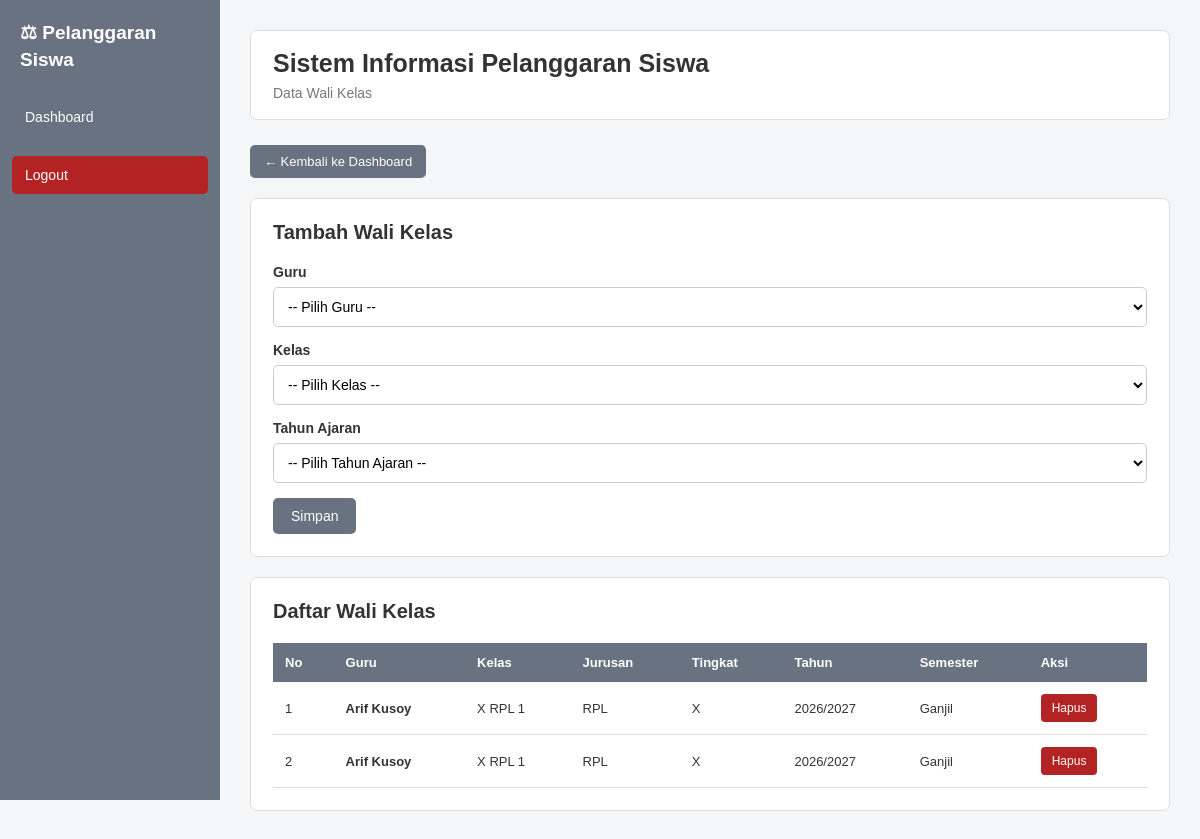
/wali_kelas.php (signed in), run on an earlier commit of the app's database.
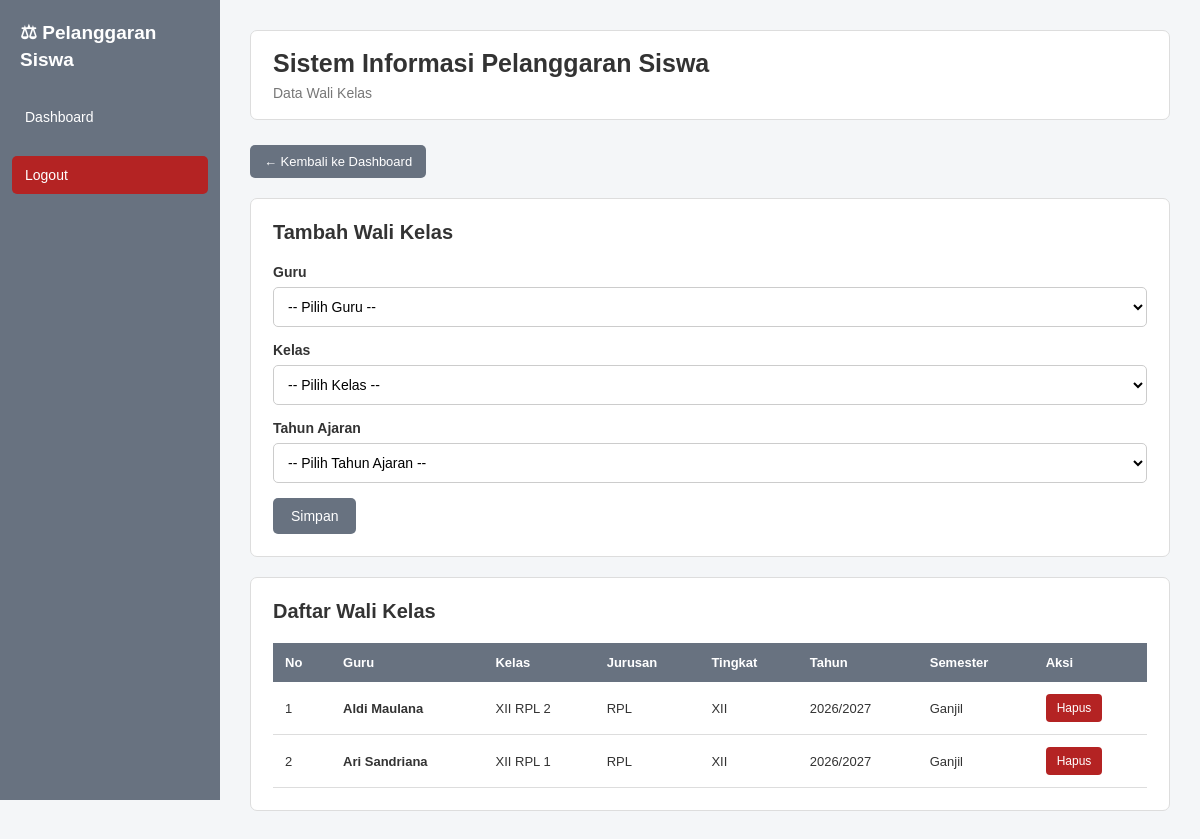
And on a later commit of the database.
### tables this page shows
CREATE TABLE `wali_kelas` (
  `id` int(11) NOT NULL,
  `guru_id` int(11) NOT NULL,
  `kelas_id` int(11) NOT NULL,
  `tahun_ajaran_id` int(11) NOT NULL
);

CREATE TABLE `guru` (
  `id` int(11) NOT NULL,
  `nip` varchar(30) NOT NULL,
  `nama` varchar(150) NOT NULL,
  `jenis_kelamin` char(1) DEFAULT NULL,
  `mata_pelajaran` varchar(100) DEFAULT NULL,
  `email` varchar(100) DEFAULT NULL,
  `no_hp` varchar(20) DEFAULT NULL,
  `alamat` text DEFAULT NULL,
  `status_aktif` tinyint(1) DEFAULT 1,
  `dibuat_pada` timestamp NOT NULL DEFAULT current_timestamp(),
  `diperbarui_pada` timestamp NOT NULL DEFAULT current_timestamp() ON UPDATE current_timestamp()
);

CREATE TABLE `kelas` (
  `id` int(11) NOT NULL,
  `nama_kelas` varchar(50) NOT NULL,
  `jurusan` varchar(100) DEFAULT NULL,
  `tingkat` varchar(10) DEFAULT NULL,
  `status_aktif` tinyint(1) DEFAULT 1
);

CREATE TABLE `tahun_ajaran` (
  `id` int(11) NOT NULL,
  `nama` varchar(100) DEFAULT NULL,
  `tanggal_mulai` date DEFAULT NULL,
  `tanggal_selesai` date DEFAULT NULL,
  `aktif` tinyint(1) DEFAULT 1,
  `tahun` varchar(20) NOT NULL,
  `semester` varchar(20) DEFAULT NULL,
  `status_aktif` tinyint(1) DEFAULT 1
);

### wali_kelas.php (the view, shortened to what this page needs)
<?php
include "database.php";
$query_wali = mysqli_query(
    $koneksi,
    "SELECT
        w.id,
        g.nama AS nama_guru,
        k.nama_kelas,
        k.jurusan,
        k.tingkat,
        ta.tahun,
        ta.semester
     FROM wali_kelas w
     INNER JOIN guru g
        ON w.guru_id = g.id
     INNER JOIN kelas k
        ON w.kelas_id = k.id
     INNER JOIN tahun_ajaran ta
        ON w.tahun_ajaran_id = ta.id
     ORDER BY w.id DESC"
);
?>
<!DOCTYPE html>
<html lang="id">
<head>
</head>
<body>
<div class="sidebar">
    <div class="sidebar-title">
        ⚖ Pelanggaran<br>
        Siswa
    </div>
    <a href="dashboard.php">
         Dashboard
    </a>
    <a href="logout.php" class="logout">
         Logout
    </a>
</div>
<div class="content">
    <div class="top-header">
        <h1>
            Sistem Informasi Pelanggaran Siswa
        </h1>
        <p>
            Data Wali Kelas
        </p>
    </div>
    <a href="dashboard.php" class="btn-kembali">
        ← Kembali ke Dashboard
    </a>
    <div class="box">
        <h2>
            Tambah Wali Kelas
        </h2>
        <form method="post">
            <div class="form-group">
                <label>
                    Guru
                </label>
                <select name="guru_id" required>
                    <option value="">
                        -- Pilih Guru --
                    </option>
                </select>
            </div>
            <div class="form-group">
                <label>
                    Kelas
                </label>
                <select name="kelas_id" required>
                    <option value="">
                        -- Pilih Kelas --
                    </option>
                </select>
            </div>
            <div class="form-group">
                <label>
                    Tahun Ajaran
                </label>
                <select name="tahun_ajaran_id" required>
                    <option value="">
                        -- Pilih Tahun Ajaran --
                    </option>
                </select>
            </div>
            <button
                type="submit"
                name="simpan"
                class="btn-simpan"
            >
                Simpan
            </button>
        </form>
    </div>
    <div class="box">
        <h2>
            Daftar Wali Kelas
        </h2>
        <div class="table-container">
            <table>
                <thead>
                    <tr>
                        <th>No</th>
                        <th>Guru</th>
                        <th>Kelas</th>
                        <th>Jurusan</th>
                        <th>Tingkat</th>
                        <th>Tahun</th>
                        <th>Semester</th>
                        <th>Aksi</th>
                    </tr>
                </thead>
                <tbody>
                <?php
                $no = 1;
                if (
                    $query_wali &&
                    mysqli_num_rows($query_wali) > 0
                ) {
                    while ($row = mysqli_fetch_assoc($query_wali)) {
                ?>
                    <tr>
                        <td>
                            <?= $no++; ?>
                        </td>
                        <td>
                            <b>
                                <?= htmlspecialchars(
                                    $row['nama_guru'] ?? '-'
                                ); ?>
                            </b>
                        </td>
                        <td>
                            <?= htmlspecialchars(
                                $row['nama_kelas'] ?? '-'
                            ); ?>
                        </td>
                        <td>
                            <?= htmlspecialchars(
                                $row['jurusan'] ?? '-'
                            ); ?>
                        </td>
                        <td>
                            <?= htmlspecialchars(
                                $row['tingkat'] ?? '-'
                            ); ?>
                        </td>
                        <td>
                            <?= htmlspecialchars(
                                $row['tahun'] ?? '-'
                            ); ?>
                        </td>
                        <td>
                            <?= htmlspecialchars(
                                $row['semester'] ?? '-'
                            ); ?>
                        </td>
                        <td>
                            <a
                                href="wali_kelas.php?hapus=<?= $row['id']; ?>"
                                class="btn-hapus"
                                onclick="return confirm('Yakin ingin menghapus data wali kelas ini?')"
                            >
                                Hapus
                            </a>
                        </td>
                    </tr>
                <?php
                    }
                }
                ?>
                </tbody>
            </table>
        </div>
    </div>
</div>
</body>
</html>

### wali_kelas.php (style rules this page uses)
* { box-sizing: border-box; }
body { margin: 0; font-family: Arial, sans-serif; background: #f4f6f8; color: #333; }
.sidebar { position: fixed; left: 0; top: 0; width: 220px; height: 100vh; background: #687280; padding: 20px 12px; overflow-y: auto; }
.sidebar-title { color: white; font-size: 19px; font-weight: bold; margin: 0 8px 25px; line-height: 1.4; }
.sidebar a { display: block; padding: 11px 13px; margin-bottom: 5px; color: white; text-decoration: none; border-radius: 5px; font-size: 14px; }
.sidebar .logout { margin-top: 20px; background: #b42323; }
.content { margin-left: 220px; padding: 30px; }
.top-header { background: white; border: 1px solid #ddd; border-radius: 7px; padding: 18px 22px; margin-bottom: 25px; }
.top-header h1 { margin: 0; font-size: 25px; }
.top-header p { margin: 7px 0 0; color: #777; font-size: 14px; }
.box { background: white; border: 1px solid #ddd; border-radius: 7px; padding: 22px; margin-bottom: 20px; }
.box h2 { margin-top: 0; margin-bottom: 20px; font-size: 20px; }
.form-group { margin-bottom: 15px; }
.form-group label { display: block; font-weight: bold; margin-bottom: 7px; font-size: 14px; }
.form-group select { width: 100%; padding: 10px; border: 1px solid #ccc; border-radius: 5px; background: white; font-size: 14px; }
.btn-simpan { display: inline-block; border: none; background: #687280; color: white; padding: 10px 18px; border-radius: 5px; cursor: pointer; font-size: 14px; }
.table-container { overflow-x: auto; }
table { width: 100%; border-collapse: collapse; }
table th { background: #687280; color: white; padding: 12px; text-align: left; font-size: 13px; }
table td { padding: 12px; border-bottom: 1px solid #ddd; font-size: 13px; }
.btn-hapus { display: inline-block; background: #b42323; color: white; text-decoration: none; padding: 7px 11px; border-radius: 4px; font-size: 12px; }
.btn-kembali { display: inline-block; text-decoration: none; color: white; background: #687280; padding: 9px 14px; border-radius: 5px; margin-bottom: 20px; font-size: 13px; }

What changed in the data, as far as the page shows it:
removed wali_kelas: guru.nama "Arif Kusoy", kelas.nama_kelas "X RPL 1", kelas.jurusan "RPL", kelas.tingkat "X", tahun_ajaran.tahun "2026/2027", tahun_ajaran.semester "Ganjil"
removed wali_kelas: guru.nama "Arif Kusoy", kelas.nama_kelas "X RPL 1", kelas.jurusan "RPL", kelas.tingkat "X", tahun_ajaran.tahun "2026/2027", tahun_ajaran.semester "Ganjil"
added wali_kelas: guru.nama "Aldi Maulana", kelas.nama_kelas "XII RPL 2", kelas.jurusan "RPL", kelas.tingkat "XII", tahun_ajaran.tahun "2026/2027", tahun_ajaran.semester "Ganjil"
added wali_kelas: guru.nama "Ari Sandriana", kelas.nama_kelas "XII RPL 1", kelas.jurusan "RPL", kelas.tingkat "XII", tahun_ajaran.tahun "2026/2027", tahun_ajaran.semester "Ganjil"
